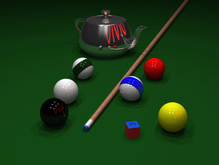
%> input picture HW4/408410094/pool.png, 219 x 165 px, shrunk from 510 x 383 before the run
$ octave hw4.m   (GNU Octave 9; MATLAB toolbox functions it lacks are replaced by stand-ins)
%> lines starting %> are read from the running program, lines starting %| are printed output that depends on the picture
%> further down, img is the input picture: size 165x219x3 uint8; mean R, G, B 26.7, 60.5, 22.4
### HW4/408410094/edge_detect.m
function edge = edge_detect(img)

    R = img(:,:,1);
    G = img(:,:,2);
    B = img(:,:,3);


    R = sobel(R);
    G = sobel(G);
    B = sobel(B);

    edge = (R+G+B)/3;

    % [7 lines of commented-out code are left out]

end

### HW4/408410094/sobel.m
function enhanced = sobel(img)

    [row, column, numberofchannel] = size(img);
%> row = 165; column = 219; numberofchannel = 1

    img = im2double(img);
%> img: size 165x219 double

    %padding
    zero_edge_img = zeros(row+2, column+2, numberofchannel);
    for k = 1:numberofchannel
        for i = 2:row+1
            for j = 2:column+1
                zero_edge_img(i, j, k) = img(i-1, j-1, k);
            end
        end
    end

    %sobel filtering
    a_image = zeros(row, column, numberofchannel);
    sobel_mask = [-1 -2 -1; 0 0 0; 1 2 1];
    for k = 1:numberofchannel
        for i = 2:row+1
            for j = 2:column+1
                for a = 1:3
                    for b = 1:3
                        a_image(i-1, j-1, k) = a_image(i-1, j-1, k) + zero_edge_img(i-2+a, j-2+b, k)*sobel_mask(a, b);
                    end
                end
            end
        end
    end

    b_image = zeros(row, column, numberofchannel);
    sobel_mask = [-1 0 1; -2 0 2; -1 0 1];
    for k = 1:numberofchannel
        for i = 2:row+1
            for j = 2:column+1
                for a = 1:3
                    for b = 1:3
                        image(i-1, j-1, k) = b_image(i-1, j-1, k) + zero_edge_img(i-2+a, j-2+b, k)*sobel_mask(a, b);
                    end
                end
            end
        end
    end

    for i = 1:row
        for j = 1:column
            if a_image(i, j) < 0
                a_image(i, j) = a_image(i, j) * (-1);
            end
        end
    end

     for i = 1:row
        for j = 1:column
            if b_image(i, j) < 0
                b_image(i, j) = b_image(i, j) * (-1);
            end
        end
    end
%> b_image: size 165x219 double; every value is 0

    enhanced = a_image + b_image;
end

### HW4/408410094/hw4.m

%pool
img = imread('pool.png');
edge_img = edge_detect(img);
%> after the loop in sobel (call 3), `for k = 1:numberofchannel`:
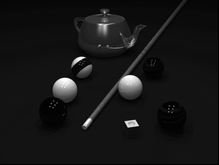
%> image: size 165x219 double; min 0, max 1, mean 0.0874
subplot(231);
imshow(img);
title('original pool');
subplot(234);
imshow(edge_img);
title('edge of pool');


%peppers
img = imread('peppers.png');
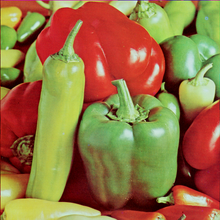
%> input picture HW4/408410094/peppers.png, 220 x 220 px, shrunk from 512 x 512 before the run
%> img is the input picture: size 220x220x3 uint8; mean R, G, B 149.9, 115.7, 66.5
edge_img = edge_detect(img);
%> in edge_detect (call 2), `B = img(:,:,3);`:
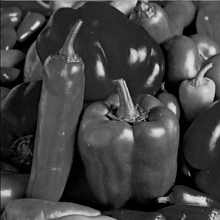
%> B: size 220x220 uint8; min 0, max 233, mean 66.5
%> after the loop in sobel (call 4), `for k = 1:numberofchannel`:
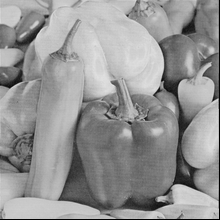
%> image: size 220x220 double; min 0, max 0.882, mean 0.582
%> after the loop in sobel (call 4), `for i = 1:row`:
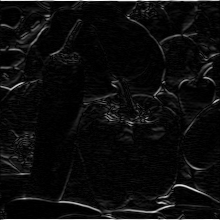
%> a_image: size 220x220 double; min 0, max 3.25, mean 0.17; drawn with min black and max white
%> after the loop in sobel (call 4), `for i = 1:row`: b_image: size 220x220 double; every value is 0
%> after the loop in sobel (call 5), `for k = 1:numberofchannel`:
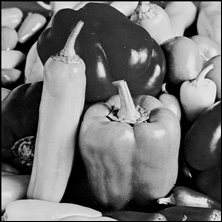
%> zero_edge_img: size 222x222 double; min 0, max 0.988, mean 0.446
%> after the loop in sobel (call 5), `for k = 1:numberofchannel`:
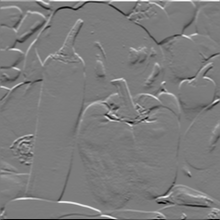
%> a_image: size 220x220 double; min -3.59, max 3.77, mean 0.00399; drawn with min black and max white
%> (the run ends here)
